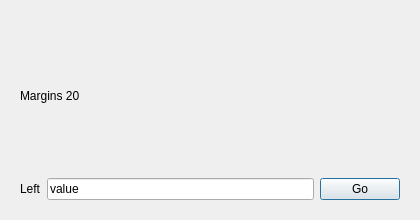
<?xml version="1.0" encoding="UTF-8"?>
<ui version="4.0"><class>Dialog</class><widget class="QDialog" name="Dialog"><property name="geometry"><rect><x>0</x><y>0</y><width>420</width><height>220</height></rect></property><property name="windowTitle"><string>Margins 20</string></property><layout class="QVBoxLayout" name="verticalLayout"><property name="leftMargin"><number>20</number></property><property name="topMargin"><number>20</number></property><property name="rightMargin"><number>20</number></property><property name="bottomMargin"><number>20</number></property><property name="spacing"><number>6</number></property><item><widget class="QLabel" name="title"><property name="text"><string>Margins 20</string></property></widget></item><item><layout class="QHBoxLayout" name="row"><property name="leftMargin"><number>0</number></property><property name="topMargin"><number>0</number></property><property name="rightMargin"><number>0</number></property><property name="bottomMargin"><number>0</number></property><property name="spacing"><number>6</number></property><item><widget class="QLabel" name="left"><property name="text"><string>Left</string></property></widget></item><item><widget class="QLineEdit" name="edit"><property name="text"><string>value</string></property></widget></item><item><widget class="QPushButton" name="go"><property name="text"><string>Go</string></property></widget></item></layout></item></layout></widget></ui>
